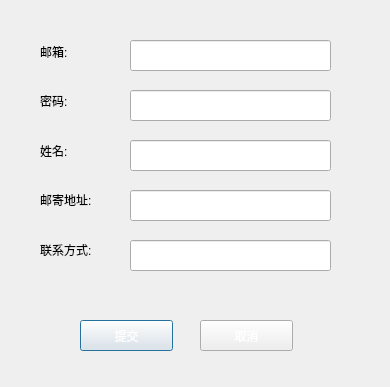
<?xml version="1.0" encoding="UTF-8"?>
<ui version="4.0">
 <class>registerDlg</class>
 <widget class="QDialog" name="registerDlg">
  <property name="geometry">
   <rect>
    <x>0</x>
    <y>0</y>
    <width>390</width>
    <height>387</height>
   </rect>
  </property>
  <property name="windowTitle">
   <string>Dialog</string>
  </property>
  <property name="windowIcon">
   <iconset>
    <normaloff>:/File/E:/SE_work/Qt_project/OnlibraryV1/images/图标.png</normaloff>:/File/E:/SE_work/Qt_project/OnlibraryV1/images/图标.png</iconset>
  </property>
  <property name="styleSheet">
   <string notr="true">QLineEdit { 
    border: 1px solid rgb(41, 57, 85);
    background: white;
    selection-background-color: darkgray;
    font-size: 16px ;
}

QLineEdit:hover {
	border: 2px solid blue;
}

QLineEdit[echoMode=&quot;2&quot;] {
      lineedit-password-character: 42;
}

QPushButton{
	border-radius:6px;
	background-color: #1390C5;
	min-width:80px;
}

QPushButton:pressed {
	background-color: #105D7E;
}

QPushButton:hover {
	background-color: #2BA0F3;
}

color: rgb(211, 211, 211);

</string>
  </property>
  <widget class="QPushButton" name="commitBtn">
   <property name="geometry">
    <rect>
     <x>80</x>
     <y>320</y>
     <width>93</width>
     <height>31</height>
    </rect>
   </property>
   <property name="styleSheet">
    <string notr="true">color: rgb(255, 255, 255);</string>
   </property>
   <property name="text">
    <string>提交</string>
   </property>
  </widget>
  <widget class="QPushButton" name="cancelBtn">
   <property name="geometry">
    <rect>
     <x>200</x>
     <y>320</y>
     <width>93</width>
     <height>31</height>
    </rect>
   </property>
   <property name="styleSheet">
    <string notr="true">color: rgb(255, 255, 255);</string>
   </property>
   <property name="text">
    <string>取消</string>
   </property>
  </widget>
  <widget class="QLineEdit" name="lineEdit_ruid">
   <property name="geometry">
    <rect>
     <x>130</x>
     <y>40</y>
     <width>201</width>
     <height>31</height>
    </rect>
   </property>
  </widget>
  <widget class="QLineEdit" name="lineEdit_rpwd">
   <property name="geometry">
    <rect>
     <x>130</x>
     <y>90</y>
     <width>201</width>
     <height>31</height>
    </rect>
   </property>
  </widget>
  <widget class="QLineEdit" name="lineEdit_rname">
   <property name="geometry">
    <rect>
     <x>130</x>
     <y>140</y>
     <width>201</width>
     <height>31</height>
    </rect>
   </property>
  </widget>
  <widget class="QLineEdit" name="lineEdit_raddress">
   <property name="geometry">
    <rect>
     <x>130</x>
     <y>190</y>
     <width>201</width>
     <height>31</height>
    </rect>
   </property>
  </widget>
  <widget class="QLineEdit" name="lineEdit_rtel">
   <property name="geometry">
    <rect>
     <x>130</x>
     <y>240</y>
     <width>201</width>
     <height>31</height>
    </rect>
   </property>
  </widget>
  <widget class="QWidget" name="verticalLayoutWidget">
   <property name="geometry">
    <rect>
     <x>40</x>
     <y>30</y>
     <width>81</width>
     <height>241</height>
    </rect>
   </property>
   <layout class="QVBoxLayout" name="verticalLayout">
    <item>
     <widget class="QLabel" name="label">
      <property name="styleSheet">
       <string notr="true">font: 25 11pt &quot;微软雅黑 Light&quot;;</string>
      </property>
      <property name="text">
       <string>邮箱:</string>
      </property>
     </widget>
    </item>
    <item>
     <widget class="QLabel" name="label_2">
      <property name="styleSheet">
       <string notr="true">font: 25 11pt &quot;微软雅黑 Light&quot;;</string>
      </property>
      <property name="text">
       <string>密码:</string>
      </property>
     </widget>
    </item>
    <item>
     <widget class="QLabel" name="label_3">
      <property name="styleSheet">
       <string notr="true">font: 25 11pt &quot;微软雅黑 Light&quot;;</string>
      </property>
      <property name="text">
       <string>姓名:</string>
      </property>
     </widget>
    </item>
    <item>
     <widget class="QLabel" name="label_4">
      <property name="styleSheet">
       <string notr="true">font: 25 11pt &quot;微软雅黑 Light&quot;;</string>
      </property>
      <property name="text">
       <string>邮寄地址:</string>
      </property>
     </widget>
    </item>
    <item>
     <widget class="QLabel" name="label_5">
      <property name="styleSheet">
       <string notr="true">font: 25 11pt &quot;微软雅黑 Light&quot;;</string>
      </property>
      <property name="text">
       <string>联系方式:</string>
      </property>
     </widget>
    </item>
   </layout>
  </widget>
 </widget>
 <resources/>
 <connections>
  <connection>
   <sender>cancelBtn</sender>
   <signal>clicked()</signal>
   <receiver>registerDlg</receiver>
   <slot>close()</slot>
   <hints>
    <hint type="sourcelabel">
     <x>236</x>
     <y>293</y>
    </hint>
    <hint type="destinationlabel">
     <x>185</x>
     <y>167</y>
    </hint>
   </hints>
  </connection>
 </connections>
</ui>
